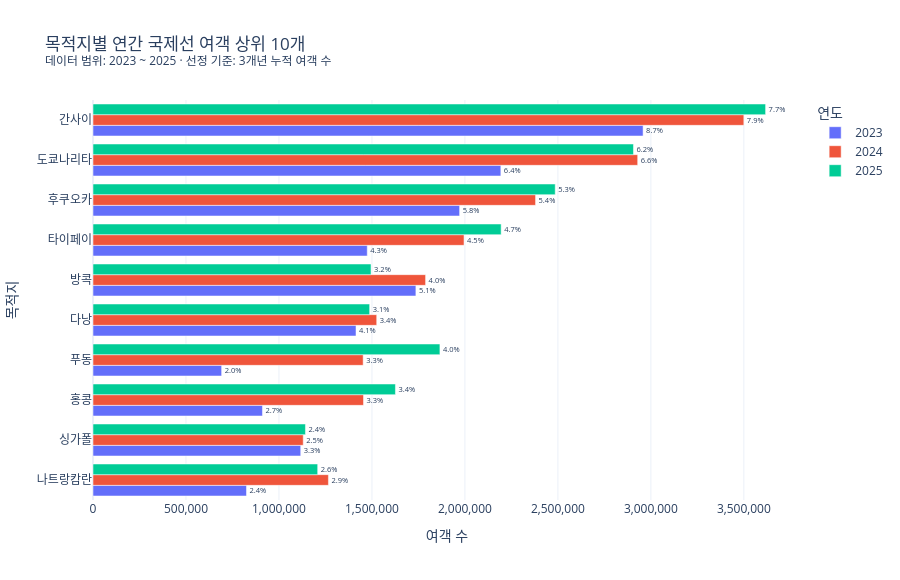

The notebook cell saved with this chart:
### Code cell
# 차트: 3개년 누적 여객 상위 10개 목적지의 연간 수요를 비교한다.
destination_demand_chart = yearly_destination_demand_df.copy()
destination_demand_chart['연도'] = destination_demand_chart['연도'].astype(str)
destination_order = (
    destination_demand_chart[['3개년 누적 순위', '목적지 대표 표준값']]
    .drop_duplicates()
    .sort_values('3개년 누적 순위')['목적지 대표 표준값']
    .tolist()
)
fig = px.bar(
    destination_demand_chart,
    x='여객 수',
    y='목적지 대표 표준값',
    color='연도',
    text='여객 비중',
    barmode='group',
    orientation='h',
    title=chart_title(
        '목적지별 연간 국제선 여객 상위 10개',
        destination_demand_chart['연도'],
        '선정 기준: 3개년 누적 여객 수',
    ),
    labels={'목적지 대표 표준값': '목적지'},
    hover_data={
        '3개년 누적 여객 수': ':,',
        '운항편 수': ':,',
        '여객 비중': ':.2%',
        '편당 여객 수': ':.1f',
    },
    template=PLOTLY_TEMPLATE,
)
fig.update_xaxes(tickformat=',')
fig.update_yaxes(categoryorder='array', categoryarray=destination_order[::-1])
fig.update_traces(texttemplate='%{text:.1%}', textposition='outside', cliponaxis=False)
fig.update_layout(height=580, legend_title_text='연도')
fig.show(config={'displaylogo': False})

### Figure 1 — Plotly figure (JSON) as saved in the notebook; plotly's stock layout.template omitted (floating-point values rounded to 4 significant figures)
{"data": [{"alignmentgroup": "True", "cliponaxis": false, "customdata": [[10070000.0, 15830.0, 0.0866, 186.9], [8029000.0, 12690.0, 0.0642, 172.8], [6837000.0, 10950.0, 0.0577, 180.0], [5665000.0, 7269.0, 0.0432, 202.9], [5020000.0, 7266.0, 0.0509, 239.0], [4428000.0, 8086.0, 0.0414, 174.9], [4010000.0, 6029.0, 0.0203, 114.7], [3992000.0, 6174.0, 0.0267, 147.6], [3390000.0, 4804.0, 0.0327, 232.5], [3300000.0, 4533.0, 0.0242, 182.1]], "hovertemplate": "연도=2023<br>여객 수=%{x}<br>목적지=%{y}<br>여객 비중=%{customdata[2]:.2%}<br>3개년 누적 여객 수=%{customdata[0]:,}<br>운항편 수=%{customdata[1]:,}<br>편당 여객 수=%{customdata[3]:.1f}<extra></extra>", "legendgroup": "2023", "marker": {"color": "#636efa", "pattern": {"shape": ""}}, "name": "2023", "offsetgroup": "2023", "orientation": "h", "showlegend": true, "text": [0.0866, 0.0642, 0.0577, 0.0432, 0.0509, 0.0414, 0.0203, 0.0267, 0.0327, 0.0242], "textposition": "outside", "texttemplate": "%{text:.1%}", "type": "bar", "x": [2958000.0, 2193000.0, 1971000.0, 1475000.0, 1736000.0, 1414000.0, 691700.0, 911300.0, 1117000.0, 825400.0], "xaxis": "x", "y": ["간사이", "도쿄나리타", "후쿠오카", "타이페이", "방콕", "다낭", "푸동", "홍콩", "싱가폴", "나트랑캄란"], "yaxis": "y"}, {"alignmentgroup": "True", "cliponaxis": false, "customdata": [[10070000.0, 18610.0, 0.0788, 188.1], [8029000.0, 16180.0, 0.066, 181.0], [6837000.0, 12470.0, 0.0536, 190.8], [5665000.0, 9691.0, 0.0449, 205.9], [5020000.0, 8030.0, 0.0403, 222.7], [4428000.0, 8336.0, 0.0344, 183.0], [4010000.0, 10300.0, 0.0327, 141.1], [3992000.0, 9269.0, 0.0328, 156.9], [3390000.0, 5017.0, 0.0255, 225.3], [3300000.0, 6940.0, 0.0285, 182.4]], "hovertemplate": "연도=2024<br>여객 수=%{x}<br>목적지=%{y}<br>여객 비중=%{customdata[2]:.2%}<br>3개년 누적 여객 수=%{customdata[0]:,}<br>운항편 수=%{customdata[1]:,}<br>편당 여객 수=%{customdata[3]:.1f}<extra></extra>", "legendgroup": "2024", "marker": {"color": "#EF553B", "pattern": {"shape": ""}}, "name": "2024", "offsetgroup": "2024", "orientation": "h", "showlegend": true, "text": [0.0788, 0.066, 0.0536, 0.0449, 0.0403, 0.0344, 0.0327, 0.0328, 0.0255, 0.0285], "textposition": "outside", "texttemplate": "%{text:.1%}", "type": "bar", "x": [3500000.0, 2929000.0, 2380000.0, 1995000.0, 1789000.0, 1526000.0, 1453000.0, 1455000.0, 1131000.0, 1266000.0], "xaxis": "x", "y": ["간사이", "도쿄나리타", "후쿠오카", "타이페이", "방콕", "다낭", "푸동", "홍콩", "싱가폴", "나트랑캄란"], "yaxis": "y"}, {"alignmentgroup": "True", "cliponaxis": false, "customdata": [[10070000.0, 20290.0, 0.0766, 178.3], [8029000.0, 16350.0, 0.0615, 177.7], [6837000.0, 12780.0, 0.0526, 194.4], [5665000.0, 10420.0, 0.0465, 210.7], [5020000.0, 6697.0, 0.0317, 223.2], [4428000.0, 7990.0, 0.0315, 186.2], [4010000.0, 11850.0, 0.0395, 157.4], [3992000.0, 9416.0, 0.0344, 172.7], [3390000.0, 5350.0, 0.0242, 213.5], [3300000.0, 6864.0, 0.0256, 176.0]], "hovertemplate": "연도=2025<br>여객 수=%{x}<br>목적지=%{y}<br>여객 비중=%{customdata[2]:.2%}<br>3개년 누적 여객 수=%{customdata[0]:,}<br>운항편 수=%{customdata[1]:,}<br>편당 여객 수=%{customdata[3]:.1f}<extra></extra>", "legendgroup": "2025", "marker": {"color": "#00cc96", "pattern": {"shape": ""}}, "name": "2025", "offsetgroup": "2025", "orientation": "h", "showlegend": true, "text": [0.0766, 0.0615, 0.0526, 0.0465, 0.0317, 0.0315, 0.0395, 0.0344, 0.0242, 0.0256], "textposition": "outside", "texttemplate": "%{text:.1%}", "type": "bar", "x": [3617000.0, 2906000.0, 2486000.0, 2195000.0, 1495000.0, 1488000.0, 1866000.0, 1626000.0, 1142000.0, 1208000.0], "xaxis": "x", "y": ["간사이", "도쿄나리타", "후쿠오카", "타이페이", "방콕", "다낭", "푸동", "홍콩", "싱가폴", "나트랑캄란"], "yaxis": "y"}], "layout": {"barmode": "group", "height": 580, "legend": {"title": {"text": "연도"}, "tracegroupgap": 0}, "title": {"text": "목적지별 연간 국제선 여객 상위 10개<br><sup>데이터 범위: 2023 ~ 2025 · 선정 기준: 3개년 누적 여객 수</sup>"}, "xaxis": {"anchor": "y", "domain": [0, 1], "tickformat": ",", "title": {"text": "여객 수"}}, "yaxis": {"anchor": "x", "categoryarray": ["나트랑캄란", "싱가폴", "홍콩", "푸동", "다낭", "방콕", "타이페이", "후쿠오카", "도쿄나리타", "간사이"], "categoryorder": "array", "domain": [0, 1], "title": {"text": "목적지"}}}}
